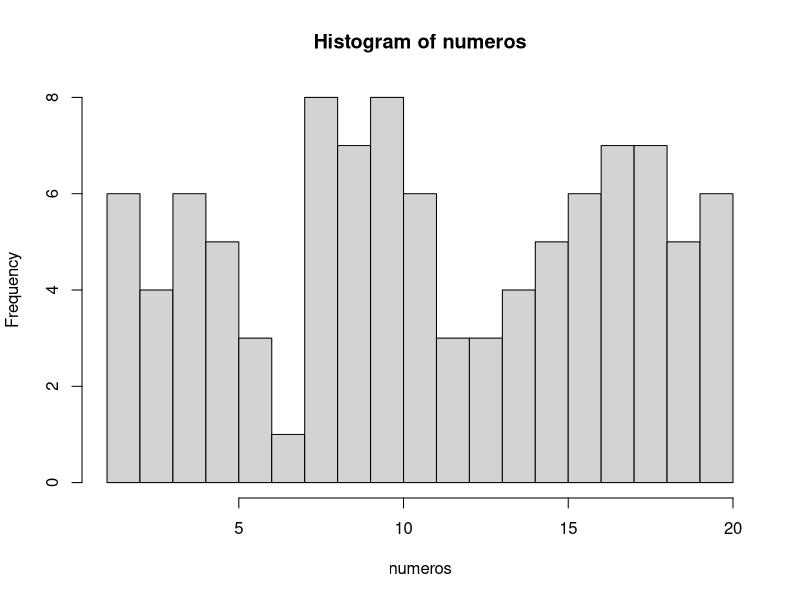
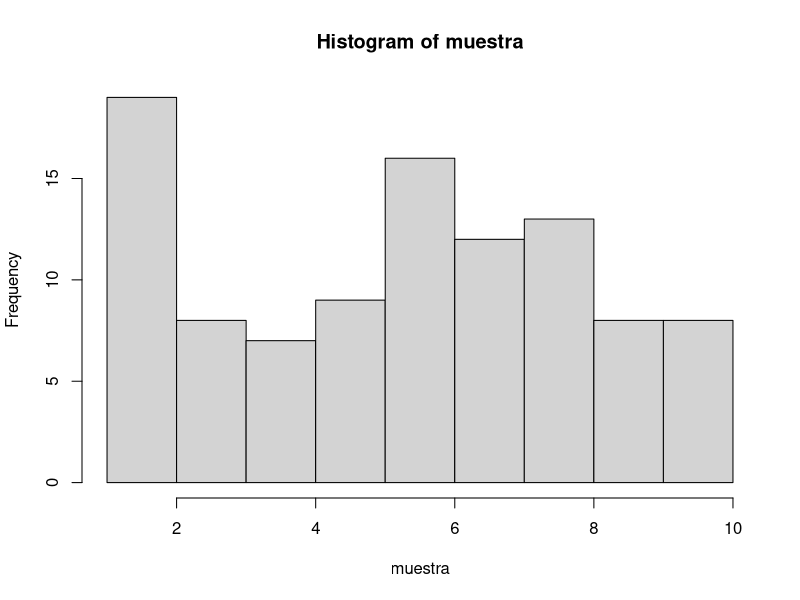

Write the R code that produced these figures, in order.
## ---- chunk 1
numeros <- sample(1:20, 100, TRUE)
numeros
## ---- chunk 2
mediana <- median(numeros)
mediana
## ---- chunk 3
media <- mean(numeros)
media
## ---- chunk 4
# El argumento breaks nos permite dividir en histograma en las partes que queramos
hist(numeros, breaks = 20)
## ---- chunk 5
tabla.frecuencias <- data.frame(table(numeros))
tabla.frecuencias
## ---- chunk 6
# Con la función seq, creamos una secuencia de 1 a 10 en intervalos de 0.1 en 0.1
secuencia <- seq(1, 10, 0.1)
muestra <- sample(secuencia, 100, TRUE)
muestra
## ---- chunk 7
# Aquí el cálculo de la mediana
mediana <-median(muestra)
mediana
## ---- chunk 8
# Aquí el cálculo de la media
media <-mean(muestra)
media
## ---- chunk 9
# Aquí el cálculo de la moda
hist(muestra, breaks = 10)
## ---- chunk 10
#Modo Datatable
tabla.frecuencias <- data.frame(table(muestra))
tabla.frecuencias
